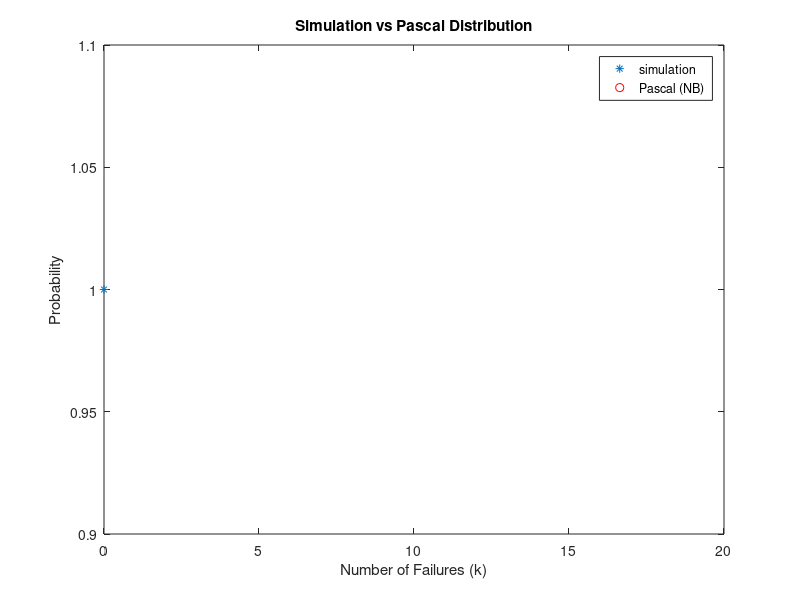

The MATLAB source for this figure:


%Pascal distrubution, negative binomial distribution
%Models the nr of failures (k) before n successes occur in a sequence of independent Bernoulli trials

n = input("Give the number of successes (n ∈ IN): \n");
p = input("Give the probability of success (p ∈ (0,1)): \n");
N = input("Give the number of simulations: \n");

X = zeros(1, N); % Vector to store number of failures before n successes
for i = 1:N
  successes = 0; % Track the number of successes
  failures = 0;  % Track the number of failures
  while successes < n
    if rand < p
      successes = successes + 1; % Increment successes if trial succeeds
    else
      failures = failures + 1;  % Increment failures if trial fails
    endif
  endwhile
  X(i) = failures; % Store the number of failures for this simulation
endfor

% Display the simulated failures
printf("Simulated number of failures: \n");
printf("%d  ", X);

% Theoretical Pascal (negative binomial) probabilities
k = 0:20; % Possible values for the number of failures
pk = nbinpdf(k, n, p); % Theoretical negative binomial probabilities

% Analyze simulation results
U_X = unique(X); % Unique values in the simulated results
n_X = hist(X, length(U_X)); % Histogram of simulated results
rel_freq = n_X / N; % Relative frequencies

% Plot the results
clf
plot(U_X, rel_freq, "*", k, pk, "ro");
legend("simulation", "Pascal (NB)");
title("Simulation vs Pascal Distribution");
xlabel("Number of Failures (k)");
ylabel("Probability");
